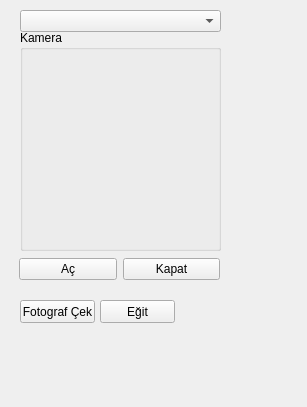
<?xml version="1.0" encoding="UTF-8"?>
<ui version="4.0">
 <class>Form</class>
 <widget class="QWidget" name="Form">
  <property name="geometry">
   <rect>
    <x>0</x>
    <y>0</y>
    <width>307</width>
    <height>407</height>
   </rect>
  </property>
  <property name="windowTitle">
   <string>Yüz Tanıma</string>
  </property>
  <widget class="QWidget" name="horizontalLayoutWidget">
   <property name="geometry">
    <rect>
     <x>19</x>
     <y>249</y>
     <width>201</width>
     <height>41</height>
    </rect>
   </property>
   <layout class="QHBoxLayout" name="horizontalLayout">
    <item>
     <widget class="QPushButton" name="btOpen">
      <property name="text">
       <string>Aç</string>
      </property>
     </widget>
    </item>
    <item>
     <widget class="QPushButton" name="btClose">
      <property name="text">
       <string>Kapat</string>
      </property>
     </widget>
    </item>
   </layout>
  </widget>
  <widget class="QGroupBox" name="groupBox">
   <property name="geometry">
    <rect>
     <x>20</x>
     <y>30</y>
     <width>201</width>
     <height>221</height>
    </rect>
   </property>
   <property name="title">
    <string>Kamera</string>
   </property>
   <widget class="QLabel" name="lbCamera">
    <property name="geometry">
     <rect>
      <x>14</x>
      <y>25</y>
      <width>171</width>
      <height>181</height>
     </rect>
    </property>
    <property name="text">
     <string/>
    </property>
   </widget>
  </widget>
  <widget class="QPushButton" name="btTake">
   <property name="geometry">
    <rect>
     <x>20</x>
     <y>300</y>
     <width>75</width>
     <height>23</height>
    </rect>
   </property>
   <property name="text">
    <string>Fotograf Çek</string>
   </property>
  </widget>
  <widget class="QComboBox" name="cmbkisiler">
   <property name="geometry">
    <rect>
     <x>20</x>
     <y>10</y>
     <width>201</width>
     <height>22</height>
    </rect>
   </property>
  </widget>
  <widget class="QPushButton" name="btEgit">
   <property name="geometry">
    <rect>
     <x>100</x>
     <y>300</y>
     <width>75</width>
     <height>23</height>
    </rect>
   </property>
   <property name="text">
    <string>Eğit</string>
   </property>
  </widget>
 </widget>
 <resources/>
 <connections/>
</ui>
